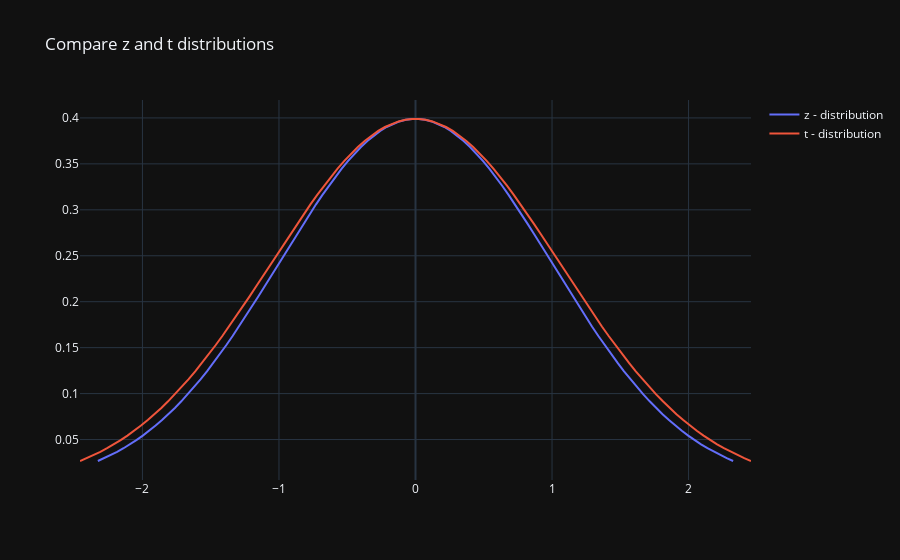

The cell this chart's notebook holds for it:
### Code cell
#  combine z and t on a plot
z_t = go.Figure()

z_t.add_trace(go.Scatter(
    x= values_flatten,
    y= pdf_values,
    name='z - distribution',
    mode='lines'
))

z_t.add_trace(go.Scatter(
    x= values_t_flatten,
    y= pdf_values,
    name='t - distribution',
    mode='lines'
))
z_t.update_layout({'title':'Compare z and t distributions'})
z_t.show()
